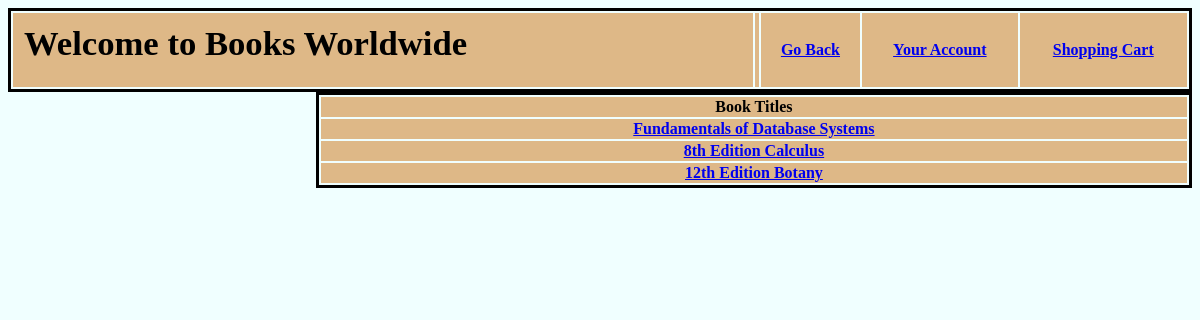
Page /filter.php?Filer=Education on the committed database.
### tables this page shows
CREATE TABLE Books(
    ISBN varchar(255) not null,
    Title varchar(255) not null,
    PublicationDate date,
    UserReviews varchar(255),
    Price decimal(10,2) not null, 
    SupplierID int not null,
    Primary Key(ISBN),
    Foreign Key(SupplierID) 
	references Supplier(SupplierID)
	on delete cascade
);

### filter.php (the view, shortened to what this page needs)
<html>
	<head>
        <link rel="stylesheet" href="mainstyle.css">
    </head>
    <body>
    <table class="thetable">
            <tr>
            <th><h1>Welcome to Books Worldwide</h1></th>
            <th>
            </th>
            <th><p><a href="mainpage.php">Go Back</a> </p></th>
            <th><p><a href="cPage.php">Your Account</a> </p></th>
            <th><p><a href="shoppingCart.php">Shopping Cart</a> </p></th>
            </tr>
        </table>
    <?php
    include("connectiondb.php");
    if(mysqli_connect_error()){
        die('Connect Error('.mysqli_connect_error().')'.mysqli_connect_error());
    }else{
        if(isset($_GET['Filer']))
        {
        $itemFilter = $_GET['Filer'];
        $sqlgetBook = "SELECT s.Title FROM books s, assigned_to t, book_categories l WHERE l.CategoryDescription='$itemFilter' AND
        l.CategoryCode = t.CategoryCode AND t.ISBN = s.ISBN";
        $query = mysqli_query($conn, $sqlgetBook) or die('Error');
        if(mysqli_num_rows($query)!= 0)
        {
    echo "<table class = 'phptable'>";
    echo "<tr><th>Book Titles</th></tr>";
    while($row = mysqli_fetch_array($query, MYSQLI_ASSOC)) {
        echo '<tr><th><a href="bookpage.php?title='.$row['Title'].'">'.$row['Title'].'<a/></tr></th>';
    }
    echo "</table>";
        }
    }
}
    ?>
</html>

### mainstyle.css (style rules this page uses)
h1 { text-align: left; font-size: 26pt; padding-left: 10px; padding-top: 10px; }
.thetable { border-style: solid; border-color: black; width: 100%; text-align: center; }
.phptable { width: 74%; float: right; border-style: solid; border-color: black; text-align: center; }
tr { background-color: burlywood; }
body { background-color: azure; font-family: 'Times New Roman', Times, serif; }

### rows in the picture
books: Title "Fundamentals of Database Systems"
books: Title "8th Edition Calculus"
books: Title "12th Edition Botany"
